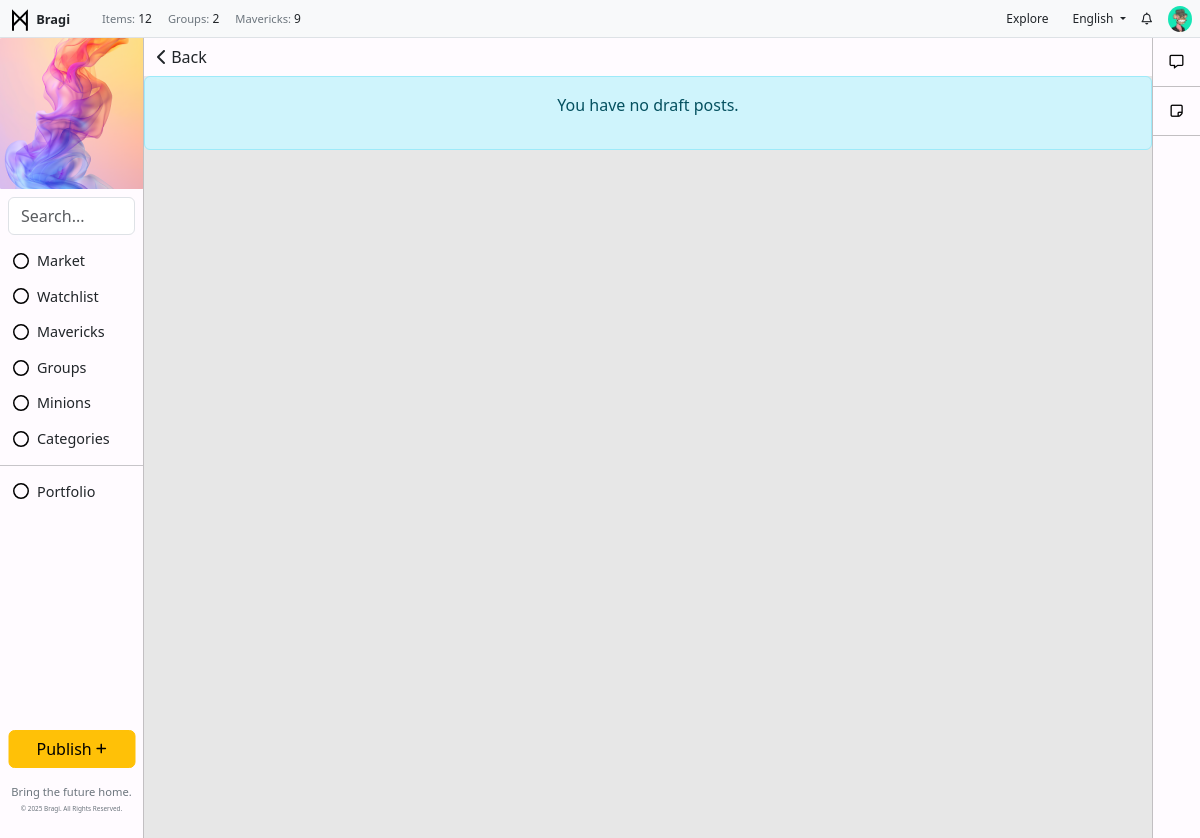
The app's page /posts/drafts/ (signed in) with its own data.
### users/models.py (models this page shows, shortened)
class UserProfile(models.Model):
    user = models.OneToOneField(User, on_delete=models.CASCADE)
    bio = models.TextField(blank=True, null=True)  # Bio field
    profile_picture = models.ImageField(upload_to='profile_pictures/', null=True, blank=True)  # Profile picture
    location = models.CharField(max_length=255, blank=True, null=True)  # New location field

### toolbar/models.py (models this page shows, shortened)
class ToolbarAd(models.Model):  # Separate model for the toolbar's external image
    name = models.CharField(max_length=100, blank=True, null=True)
    alt_text = models.CharField(max_length=200, blank=True, null=True)  # Alt text for the image
    image = models.ImageField(upload_to='toolbar_images/', blank=True, null=True)  # Image upload field
    url = models.URLField(max_length=200, blank=True, null=True)  # Use URLField for link
    visible = models.BooleanField(default=True)

class ToolbarItem(models.Model):
    icon = models.FileField(upload_to='toolbar_images/', blank=True, null=True)  # Image upload field
    name = models.CharField(max_length=100)
    url = models.CharField(max_length=200, blank=True, null=True)
    order = models.IntegerField(default=0)
    visible = models.BooleanField(default=True)
    class Meta:
        ordering = ['order']

class UsersItem(models.Model):
    name = models.CharField(max_length=255)
    icon = models.FileField(upload_to='toolbar_images/', blank=True, null=True)  # Image upload field
    description = models.TextField(blank=True, null=True)
    visible = models.BooleanField(default=True)

### posts/views.py (the view)
# urls.py: path('posts/drafts/', views.draft_posts, name='draft_posts'),
@login_required
def draft_posts(request):
    drafts = Post.objects.filter(author=request.user, status='draft')  # Filter drafts for the logged-in user
    return render(request, 'posts/draft_list.html', {'drafts': drafts})

### backend/context_processors.py (called while the page is built)
def published_posts_count(request):
    count = Post.objects.filter(status='published').count()
    return {'published_posts_count': count}

def toolbar_items(request):
    return {
        'toolbar_items': ToolbarItem.objects.filter(visible=True),
        'toolbar_ad': ToolbarAd.objects.filter(visible=True).first(),
        'toolbar_user_items': UsersItem.objects.filter(visible=True),  # Plural name for consistency
    }

def group_count(request):
    return {'group_count': Group.objects.count()}

def combined_count(request):
    mavericks_count = Maverick.objects.count()
    users_count = User.objects.count()
    combined_count = mavericks_count + users_count
    return {
        'combined_count': combined_count
    }

### posts/templates/posts/draft_list.html
{% extends 'base.html' %}
{% block content %}
<div class="text-left" style="position: sticky; top: 0; margin: 0; padding: 0; background-color: #FFFBFF;">
    <button onclick="window.history.back();" class="btn">
        <i class="fa-solid fa-chevron-left"></i> Back
    </button>
</div>
    {% if drafts %}
        <div class="row" style="padding: 16px 1%;">
            <h4>Drafts</h4>
            {% for post in drafts %}
                <div class="col-lg-3 col-md-4 col-sm-6 mb-4">
                    <div class="card shadow-sm" style="border-radius: 1rem; overflow: hidden; position: relative;">
                        <div class="card-body">
                            <a href="{% url 'post_edit' post.pk %}" class="text-dark text-decoration-none">
                                <h5 class="card-title">{{ post.title }}</h5>
                            </a>
                            <p class="text-muted small">Last updated: {{ post.updated_at|date:"F j, Y" }}</p>
                            <span class="badge bg-warning">Draft</span>
                        </div>
                    </div>
                </div>
            {% endfor %}
        </div>
    {% else %}
        <div class="alert alert-info text-center">
            <p>You have no draft posts.</p>
        </div>
    {% endif %}
{% endblock %}

### templates/base.html (shortened to what this page needs)
{% load static %}
<!DOCTYPE html>
<html lang="en">
<head>
    <link href="https://cdn.jsdelivr.net/npm/bootstrap@5.3.0-alpha1/dist/css/bootstrap.min.css" rel="stylesheet">
    <link rel="stylesheet" href="https://cdnjs.cloudflare.com/ajax/libs/font-awesome/6.0.0-beta3/css/all.min.css">
    <link rel="stylesheet" href="{% static 'css/styles.css' %}">
</head>
<body>
    {% if user.is_authenticated %}
    <div class="container-fluid">
        <div class="row fixed-top px-2 py-0 bg-light border-bottom" style="height: 38px; z-index: 1000;">
            <div class="col-auto d-flex align-items-center">
                <a href="/" class="text-decoration-none">
                    <img src="{% static 'img/logo.svg' %}" alt="Icon" style="width: 24px; height: 24px; color: #000000;">
                    <span class="fw-semibold text-dark m-0" style="font-size: .8rem;">Bragi</span>
                </a>
            </div>
            <div class="col d-flex align-items-center">
                <ul class="navbar-nav d-flex flex-row m-0" style="font-size: 0.75rem;">
                    <li class="nav-item mx-2">
                        <p class="m-0"> <span class="text-secondary" style="font-size: .7rem;">Items:</span> {{ published_posts_count }}</p>
                    </li>
                    <li class="nav-item mx-2">
                        <p class="m-0"> <span class="text-secondary" style="font-size: .7rem;">Groups:</span> {{ group_count }}</p>
                    </li>
                    <li class="nav-item mx-2">
                        <p class="m-0"> <span class="text-secondary" style="font-size: .7rem;">Mavericks:</span> {{ combined_count }}</p>
                    </li>
                </ul>
            </div>
            <div class="col d-flex justify-content-end align-items-center" style="height: 38px;">
                <ul class="navbar-nav d-flex flex-row m-0 align-items-center">
                    <li class="nav-item mx-2">
                        <a href="/" class="nav-link btn btn-warning py-1 px-2" style="font-size: 0.75rem;">Explore</a>
                    </li>
                    <li class="nav-item dropdown mx-2">
                        <a class="nav-link dropdown-toggle" id="dropdownMenuLink" role="button" data-bs-toggle="dropdown" aria-expanded="false" style="font-size: 0.75rem;">
                            English
                        </a>
                    </li>
                    <li class="nav-item mx-2">
                        <a href="{% url 'notifications_list' %}" class="nav-link text-decoration-none" style="color: inherit; text-decoration: none; font-size: 0.75rem;">
                            <i class="fa-regular fa-bell"></i>
                        </a>
                    </li>
                    <li class="nav-item dropdown" style="margin-left: 8px;">
                        <a href="#" class="nav-link" id="dropdownUser2" role="button" data-bs-toggle="dropdown" aria-expanded="false" style="padding: 3px 0;">
                            {% if request.user.is_authenticated and request.user.userprofile.profile_picture %}
                                <img src="{{ request.user.userprofile.profile_picture.url }}" alt="Profile Picture" class="rounded-circle" style="width: 24px; height: auto; object-fit: cover;">
                            {% else %}
                                <i class="fas fa-user-circle" style="width: 24px; height: 24px; object-fit: cover;"></i>
                            {% endif %}
                        </a>
                    </li>
                </ul>
            </div>
        </div>
            <div class="row" style="margin-top: 38px; position: relative; display: flex; height: 100vh;">
                <div class="col-auto" style="position: fixed; top: 38px; left: 0; bottom: 0; width: 144px; background-color: #FFFBFF; border-right: 1px solid #C2BFC2; margin: 0; padding: 0;">
                    {% if toolbar_ad %}
                    <div  style="display: flex; justify-content: center; align-items: center; overflow: hidden;">
                        {% if toolbar_ad.image %}
                            <a href="{{ toolbar_ad.url }}" target="_blank">
                                <img src="{{ toolbar_ad.image.url }}" alt="{{ toolbar_ad.alt_text }}">
                            </a>
                        {% else %}
                            <p>No toolbar image available.</p>
                        {% endif %}
                    </div>
                    {% else %}
                        <p>No toolbar ad found.</p>
                    {% endif %}
                    <form class="search-form m-2" method="get" action="{% url 'post_list' %}">
                        <input class="form-control" type="search" name="q" placeholder="Search..." aria-label="Search" value="{{ query|default:'' }}">
                    </form>
                    <ul class="list-unstyled">
                        <li class="nav-item">
                            <ul class="list-unstyled">
                                {% for item in toolbar_items %}
                                    {% if item.visible %}
                                        <li class="nav-item">
                                            <a href="{{ item.url }}" class="btn btn-toggle align-items-center" style="display: flex; align-items: center;">
                                                {% if item.icon %}
                                                <img src="{{ item.icon.url }}" alt="{{ item.name }} icon" class="icon-class" style="width: 16px; height: 16px; margin-right: 8px;">
                                                {% endif %}
                                                <span class="" style="font-size: .9rem;">{{ item.name }}</span>
                                            </a>
                                        </li>
                                    {% endif %}
                                {% endfor %}
                            </ul>
                        </li>
                        <li><hr class="my-2"></li>
                        <li class="nav-item">
                            <ul class="list-unstyled">
                                {% for toolbar_user_item in toolbar_user_items %}
                                    <li class="nav-item" style="text-decoration: none;">
                                        <a class="btn btn-toggle align-items-center" style="text-decoration: none; display: flex; align-items: center;" type="button" data-bs-toggle="collapse" data-bs-target="#collapse-{{ toolbar_user_item.id }}" aria-expanded="false" aria-controls="collapse-{{ toolbar_user_item.id }}">
                                            {% if toolbar_user_item.icon %}
                                                <img src="{{ toolbar_user_item.icon.url }}" alt="{{ toolbar_user_item.name }} icon" class="icon-class" style="width: 16px; height: 16px; margin-right: 8px;">
                                            {% endif %}
                                            <span class="" style="font-size: .9rem;">{{ toolbar_user_item.name }}</span>
                                        </a>
                                    </li>
                                {% endfor %}
                            </ul>
                        </li>
                    </ul>
                    <ul class="navbar-nav position-absolute bottom-0 start-50 translate-middle-x w-100 p-2">
                        <li class="nav-item mb-3">
                            <a href="{% url 'post_create' %}" class="btn btn-warning w-100">Publish <i class="fas fa-plus fa-xs"></i></a>
                        </li>
                        <li class="nav-item">
                            <p class="mb-0 text-center" style="font-size: 0.7rem; line-height: 1.5; color: #6c757d;">
                                Bring the future home.
                            </p>
                            <p class="text-center mt-1" style="color: #6c757d; font-size: 0.4rem;">
                                &copy; {% now "Y" %} Bragi. All Rights Reserved.
                            </p>
                        </li>
                    </ul>
                </div>
                <div class="col" style="padding: 0; margin-left: 144px; margin-right: 48px; background:rgb(231, 231, 231)">
                        {% block content %}{% endblock %}
                </div>
                <div class="col-auto" style="position: fixed; top: 38px; right: 0; bottom: 0; width: 48px; background-color: #FFFBFF; border-left: 1px solid #C2BFC2; margin: 0; padding: 0;">
                    <ul class="nav nav-flush flex-column text-center">
                        <li class="nav-item" style="border-bottom: 1px solid #C2BFC2; margin: 0; padding: 12px; ">
                            <a href="{% url 'communication_center' %}" style="color: #000000; margin: 0; padding: 0;" aria-current="page" title="Communication Center" data-bs-toggle="tooltip" data-bs-placement="right">
                                <i class="fa-regular fa-message fa-sm"></i>
                            </a>
                        </li>
                        <li class="nav-item" style="border-bottom: 1px solid #C2BFC2; margin: 0; padding: 12px; ">
                            <a href="{% url 'draft_posts' %}" style="color: #000000; margin: 0; padding: 0;" aria-current="page" title="Drafts" data-bs-toggle="tooltip" data-bs-placement="right">
                                <i class="fa-regular fa-note-sticky fa-sm"></i>
                            </a>
                        </li>
                    </ul>
                </div>
            </div>
    </div>
    {% endif %}
</body>
</html>

### static/css/styles.css (style rules this page uses)
.mb-3 { margin-bottom: 20px; }

### records on screen
ToolbarAd: image (picture)
ToolbarItem: icon (picture), name "Market"
ToolbarItem: icon (picture), name "Watchlist"
ToolbarItem: icon (picture), name "Mavericks"
ToolbarItem: icon (picture), name "Groups"
ToolbarItem: icon (picture), name "Minions"
ToolbarItem: icon (picture), name "Categories"
UsersItem: icon (picture), name "Portfolio"

### other values on screen
{{ published_posts_count }} "12"
{{ group_count }} "2"
{{ combined_count }} "9"
